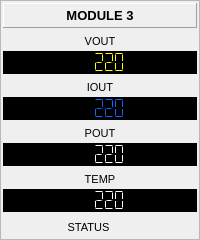
           <widget class="QFrame" name="frame_4">
            <property name="frameShape">
             <enum>QFrame::StyledPanel</enum>
            </property>
            <property name="frameShadow">
             <enum>QFrame::Raised</enum>
            </property>
            <layout class="QVBoxLayout" name="verticalLayout_27">
             <property name="spacing">
              <number>5</number>
             </property>
             <property name="leftMargin">
              <number>2</number>
             </property>
             <property name="topMargin">
              <number>2</number>
             </property>
             <property name="rightMargin">
              <number>2</number>
             </property>
             <property name="bottomMargin">
              <number>2</number>
             </property>
             <item>
              <widget class="QLabel" name="label_45">
               <property name="sizePolicy">
                <sizepolicy hsizetype="Preferred" vsizetype="Expanding">
                 <horstretch>0</horstretch>
                 <verstretch>0</verstretch>
                </sizepolicy>
               </property>
               <property name="minimumSize">
                <size>
                 <width>0</width>
                 <height>25</height>
                </size>
               </property>
               <property name="font">
                <font>
                 <pointsize>10</pointsize>
                 <weight>75</weight>
                 <bold>true</bold>
                </font>
               </property>
               <property name="frameShape">
                <enum>QFrame::Panel</enum>
               </property>
               <property name="frameShadow">
                <enum>QFrame::Raised</enum>
               </property>
               <property name="text">
                <string>MODULE 3</string>
               </property>
               <property name="alignment">
                <set>Qt::AlignCenter</set>
               </property>
              </widget>
             </item>
             <item>
              <layout class="QVBoxLayout" name="verticalLayout_28">
               <property name="spacing">
                <number>2</number>
               </property>
               <item>
                <widget class="QLabel" name="label_46">
                 <property name="sizePolicy">
                  <sizepolicy hsizetype="Preferred" vsizetype="Expanding">
                   <horstretch>0</horstretch>
                   <verstretch>0</verstretch>
                  </sizepolicy>
                 </property>
                 <property name="minimumSize">
                  <size>
                   <width>0</width>
                   <height>16</height>
                  </size>
                 </property>
                 <property name="font">
                  <font>
                   <pointsize>8</pointsize>
                  </font>
                 </property>
                 <property name="text">
                  <string>VOUT</string>
                 </property>
                 <property name="alignment">
                  <set>Qt::AlignCenter</set>
                 </property>
                </widget>
               </item>
               <item>
                <widget class="QLCDNumber" name="lcdAModule3Vout">
                 <property name="sizePolicy">
                  <sizepolicy hsizetype="Expanding" vsizetype="Expanding">
                   <horstretch>0</horstretch>
                   <verstretch>0</verstretch>
                  </sizepolicy>
                 </property>
                 <property name="minimumSize">
                  <size>
                   <width>0</width>
                   <height>22</height>
                  </size>
                 </property>
                 <property name="styleSheet">
                  <string notr="true">color: rgb(255, 255, 0);
background-color: rgb(0, 0, 0);</string>
                 </property>
                 <property name="frameShape">
                  <enum>QFrame::StyledPanel</enum>
                 </property>
                 <property name="smallDecimalPoint">
                  <bool>false</bool>
                 </property>
                 <property name="digitCount">
                  <number>5</number>
                 </property>
                 <property name="segmentStyle">
                  <enum>QLCDNumber::Flat</enum>
                 </property>
                 <property name="value" stdset="0">
                  <double>220.000000000000000</double>
                 </property>
                 <property name="intValue" stdset="0">
                  <number>220</number>
                 </property>
                </widget>
               </item>
              </layout>
             </item>
             <item>
              <layout class="QVBoxLayout" name="verticalLayout_29">
               <property name="spacing">
                <number>2</number>
               </property>
               <item>
                <widget class="QLabel" name="label_47">
                 <property name="sizePolicy">
                  <sizepolicy hsizetype="Preferred" vsizetype="Expanding">
                   <horstretch>0</horstretch>
                   <verstretch>0</verstretch>
                  </sizepolicy>
                 </property>
                 <property name="minimumSize">
                  <size>
                   <width>0</width>
                   <height>16</height>
                  </size>
                 </property>
                 <property name="font">
                  <font>
                   <pointsize>8</pointsize>
                  </font>
                 </property>
                 <property name="text">
                  <string>IOUT</string>
                 </property>
                 <property name="alignment">
                  <set>Qt::AlignCenter</set>
                 </property>
                </widget>
               </item>
               <item>
                <widget class="QLCDNumber" name="lcdAModule3Iout">
                 <property name="sizePolicy">
                  <sizepolicy hsizetype="Expanding" vsizetype="Expanding">
                   <horstretch>0</horstretch>
                   <verstretch>0</verstretch>
                  </sizepolicy>
                 </property>
                 <property name="minimumSize">
                  <size>
                   <width>0</width>
                   <height>22</height>
                  </size>
                 </property>
                 <property name="styleSheet">
                  <string notr="true">color: rgb(20, 100, 255);
background-color: rgb(0, 0, 0);</string>
                 </property>
                 <property name="frameShape">
                  <enum>QFrame::StyledPanel</enum>
                 </property>
                 <property name="smallDecimalPoint">
                  <bool>false</bool>
                 </property>
                 <property name="digitCount">
                  <number>5</number>
                 </property>
                 <property name="segmentStyle">
                  <enum>QLCDNumber::Flat</enum>
                 </property>
                 <property name="value" stdset="0">
                  <double>220.000000000000000</double>
                 </property>
                 <property name="intValue" stdset="0">
                  <number>220</number>
                 </property>
                </widget>
               </item>
              </layout>
             </item>
             <item>
              <layout class="QVBoxLayout" name="verticalLayout_30">
               <property name="spacing">
                <number>2</number>
               </property>
               <item>
                <widget class="QLabel" name="label_48">
                 <property name="sizePolicy">
                  <sizepolicy hsizetype="Preferred" vsizetype="Expanding">
                   <horstretch>0</horstretch>
                   <verstretch>0</verstretch>
                  </sizepolicy>
                 </property>
                 <property name="minimumSize">
                  <size>
                   <width>0</width>
                   <height>16</height>
                  </size>
                 </property>
                 <property name="font">
                  <font>
                   <pointsize>8</pointsize>
                  </font>
                 </property>
                 <property name="text">
                  <string>POUT</string>
                 </property>
                 <property name="alignment">
                  <set>Qt::AlignCenter</set>
                 </property>
                </widget>
               </item>
               <item>
                <widget class="QLCDNumber" name="lcdAModule3Pout">
                 <property name="sizePolicy">
                  <sizepolicy hsizetype="Expanding" vsizetype="Expanding">
                   <horstretch>0</horstretch>
                   <verstretch>0</verstretch>
                  </sizepolicy>
                 </property>
                 <property name="minimumSize">
                  <size>
                   <width>0</width>
                   <height>22</height>
                  </size>
                 </property>
                 <property name="styleSheet">
                  <string notr="true">color: rgb(255, 255, 255);
background-color: rgb(0, 0, 0);</string>
                 </property>
                 <property name="frameShape">
                  <enum>QFrame::StyledPanel</enum>
                 </property>
                 <property name="smallDecimalPoint">
                  <bool>false</bool>
                 </property>
                 <property name="digitCount">
                  <number>5</number>
                 </property>
                 <property name="segmentStyle">
                  <enum>QLCDNumber::Flat</enum>
                 </property>
                 <property name="value" stdset="0">
                  <double>220.000000000000000</double>
                 </property>
                 <property name="intValue" stdset="0">
                  <number>220</number>
                 </property>
                </widget>
               </item>
              </layout>
             </item>
             <item>
              <layout class="QVBoxLayout" name="verticalLayout_31">
               <property name="spacing">
                <number>2</number>
               </property>
               <item>
                <widget class="QLabel" name="label_49">
                 <property name="sizePolicy">
                  <sizepolicy hsizetype="Preferred" vsizetype="Expanding">
                   <horstretch>0</horstretch>
                   <verstretch>0</verstretch>
                  </sizepolicy>
                 </property>
                 <property name="minimumSize">
                  <size>
                   <width>0</width>
                   <height>16</height>
                  </size>
                 </property>
                 <property name="font">
                  <font>
                   <pointsize>8</pointsize>
                  </font>
                 </property>
                 <property name="text">
                  <string>TEMP</string>
                 </property>
                 <property name="alignment">
                  <set>Qt::AlignCenter</set>
                 </property>
                </widget>
               </item>
               <item>
                <widget class="QLCDNumber" name="lcdAModule3Temp">
                 <property name="sizePolicy">
                  <sizepolicy hsizetype="Expanding" vsizetype="Expanding">
                   <horstretch>0</horstretch>
                   <verstretch>0</verstretch>
                  </sizepolicy>
                 </property>
                 <property name="minimumSize">
                  <size>
                   <width>0</width>
                   <height>22</height>
                  </size>
                 </property>
                 <property name="styleSheet">
                  <string notr="true">color: rgb(255, 255, 255);
background-color: rgb(0, 0, 0);</string>
                 </property>
                 <property name="frameShape">
                  <enum>QFrame::StyledPanel</enum>
                 </property>
                 <property name="smallDecimalPoint">
                  <bool>false</bool>
                 </property>
                 <property name="digitCount">
                  <number>5</number>
                 </property>
                 <property name="segmentStyle">
                  <enum>QLCDNumber::Flat</enum>
                 </property>
                 <property name="value" stdset="0">
                  <double>220.000000000000000</double>
                 </property>
                 <property name="intValue" stdset="0">
                  <number>220</number>
                 </property>
                </widget>
               </item>
              </layout>
             </item>
             <item>
              <layout class="QHBoxLayout" name="horizontalLayout_9">
               <property name="spacing">
                <number>3</number>
               </property>
               <item>
                <widget class="QLabel" name="lblAModule3Status">
                 <property name="minimumSize">
                  <size>
                   <width>0</width>
                   <height>20</height>
                  </size>
                 </property>
                 <property name="maximumSize">
                  <size>
                   <width>16777215</width>
                   <height>20</height>
                  </size>
                 </property>
                 <property name="font">
                  <font>
                   <pointsize>8</pointsize>
                  </font>
                 </property>
                 <property name="text">
                  <string>STATUS</string>
                 </property>
                 <property name="alignment">
                  <set>Qt::AlignCenter</set>
                 </property>
                </widget>
               </item>
               <item>
                <widget class="QLabel" name="lblAModule3Sta">
                 <property name="minimumSize">
                  <size>
                   <width>20</width>
                   <height>20</height>
                  </size>
                 </property>
                 <property name="maximumSize">
                  <size>
                   <width>20</width>
                   <height>20</height>
                  </size>
                 </property>
                 <property name="font">
                  <font>
                   <pointsize>8</pointsize>
                  </font>
                 </property>
                 <property name="text">
                  <string/>
                 </property>
                 <property name="alignment">
                  <set>Qt::AlignCenter</set>
                 </property>
                </widget>
               </item>
              </layout>
             </item>
            </layout>
           </widget>
